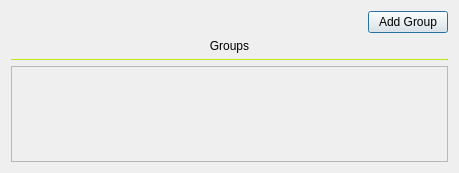
<?xml version="1.0" encoding="UTF-8"?>
<ui version="4.0">
 <class>GroupsWindow</class>
 <widget class="QDialog" name="GroupsWindow">
  <property name="geometry">
   <rect>
    <x>0</x>
    <y>0</y>
    <width>459</width>
    <height>173</height>
   </rect>
  </property>
  <property name="windowTitle">
   <string>Manage Groups</string>
  </property>
  <layout class="QVBoxLayout" name="verticalLayout_2">
   <item>
    <layout class="QHBoxLayout" name="horizontalLayout">
     <item>
      <spacer name="horizontalSpacer">
       <property name="orientation">
        <enum>Qt::Horizontal</enum>
       </property>
       <property name="sizeHint" stdset="0">
        <size>
         <width>40</width>
         <height>20</height>
        </size>
       </property>
      </spacer>
     </item>
     <item>
      <widget class="QPushButton" name="btn_add_group">
       <property name="cursor">
        <cursorShape>PointingHandCursor</cursorShape>
       </property>
       <property name="text">
        <string>Add Group</string>
       </property>
      </widget>
     </item>
    </layout>
   </item>
   <item>
    <widget class="QLabel" name="lbl_groups">
     <property name="sizePolicy">
      <sizepolicy hsizetype="Preferred" vsizetype="Fixed">
       <horstretch>0</horstretch>
       <verstretch>0</verstretch>
      </sizepolicy>
     </property>
     <property name="text">
      <string>Groups</string>
     </property>
     <property name="alignment">
      <set>Qt::AlignCenter</set>
     </property>
    </widget>
   </item>
   <item>
    <widget class="QFrame" name="frame">
     <property name="maximumSize">
      <size>
       <width>16777215</width>
       <height>1</height>
      </size>
     </property>
     <property name="styleSheet">
      <string notr="true">background: #9ecd16;</string>
     </property>
     <property name="frameShape">
      <enum>QFrame::HLine</enum>
     </property>
     <property name="frameShadow">
      <enum>QFrame::Sunken</enum>
     </property>
    </widget>
   </item>
   <item>
    <widget class="QScrollArea" name="scroll_group">
     <property name="widgetResizable">
      <bool>true</bool>
     </property>
     <widget class="QWidget" name="scrollAreaWidgetContents">
      <property name="geometry">
       <rect>
        <x>0</x>
        <y>0</y>
        <width>439</width>
        <height>94</height>
       </rect>
      </property>
      <layout class="QVBoxLayout" name="verticalLayout">
       <item>
        <layout class="QVBoxLayout" name="vbox_group_container"/>
       </item>
       <item>
        <spacer name="verticalSpacer">
         <property name="orientation">
          <enum>Qt::Vertical</enum>
         </property>
         <property name="sizeHint" stdset="0">
          <size>
           <width>20</width>
           <height>40</height>
          </size>
         </property>
        </spacer>
       </item>
      </layout>
     </widget>
    </widget>
   </item>
  </layout>
 </widget>
 <resources/>
 <connections/>
</ui>
